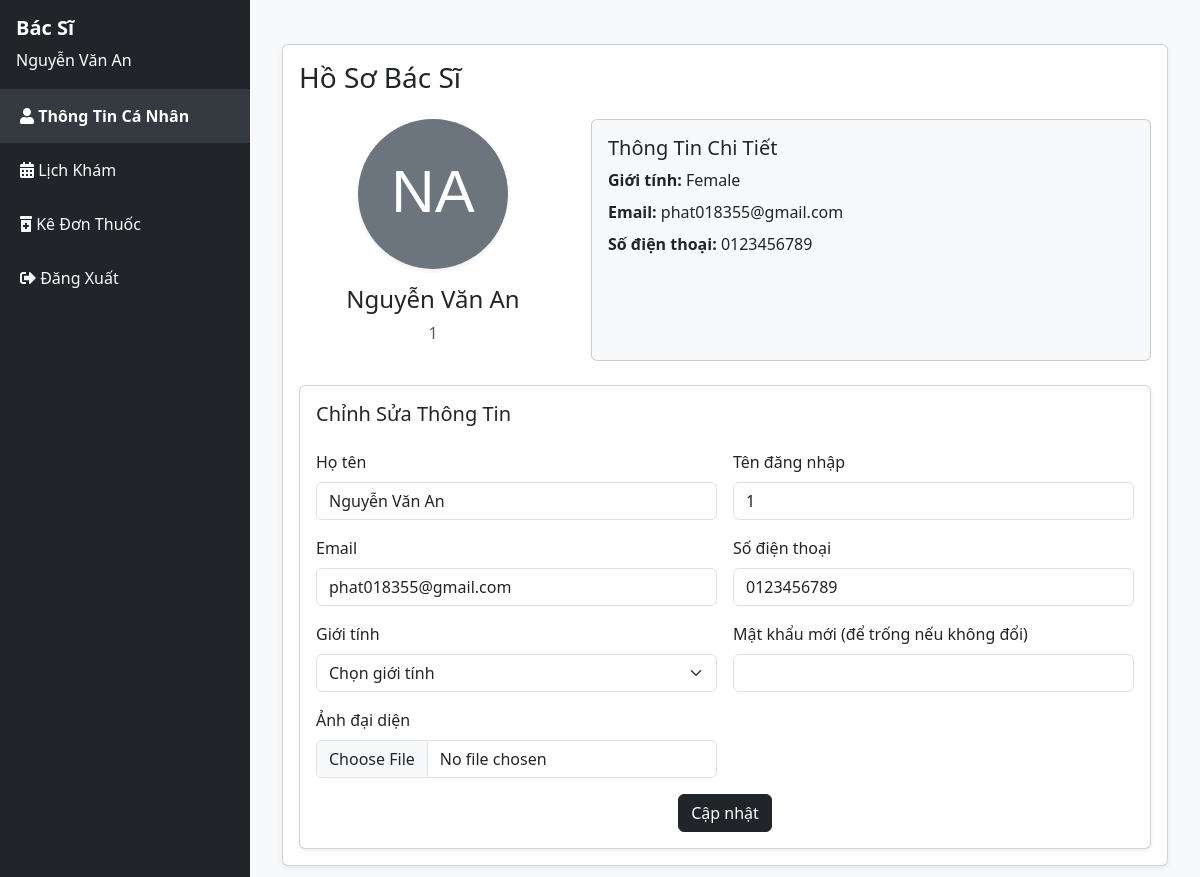
The app's page /doctor/index.php (signed in) with its own data.
### tables this page shows
CREATE TABLE `doctors` (
  `doctor_id` int(11) NOT NULL,
  `full_name` varchar(100) NOT NULL,
  `gender` enum('Male','Female','Other') DEFAULT NULL,
  `contact_phone` varchar(15) DEFAULT NULL,
  `email` varchar(100) DEFAULT NULL,
  `specialty` varchar(100) DEFAULT NULL,
  `username` varchar(50) NOT NULL,
  `password` varchar(255) NOT NULL,
  `created_at` timestamp NOT NULL DEFAULT current_timestamp(),
  `profile_image` varchar(255) DEFAULT NULL,
  `is_deleted` tinyint(1) DEFAULT 0
);

### doctor/profile.php (the view, shortened to what this page needs)
<?php
if (session_status() == PHP_SESSION_NONE) {
    session_start();
}require_once '../db.php';
try {
    $conn = new PDO("mysql:host=localhost;dbname=benhviensql", "root", "", [PDO::ATTR_ERRMODE => PDO::ERRMODE_EXCEPTION, PDO::MYSQL_ATTR_INIT_COMMAND => "SET NAMES utf8mb4"]);
} catch(PDOException $e) {
    $error_message = "Lỗi kết nối cơ sở dữ liệu: " . $e->getMessage();
    error_log($error_message);
}
$doctor_id = $_SESSION['doctor_id'];
try {
    $stmt = $conn->prepare("SELECT full_name, gender, contact_phone, email, username, profile_image FROM doctors WHERE doctor_id = :doctor_id");
    $stmt->execute([':doctor_id' => $doctor_id]);
    $doctor = $stmt->fetch(PDO::FETCH_ASSOC);
} catch(PDOException $e) {
    $error_message = "Lỗi khi lấy thông tin bác sĩ: " . $e->getMessage();
    error_log($error_message);
}
function generateInitialsSVG($full_name) {
    $initials = '';
    $words = explode(' ', trim($full_name));
    if (count($words) >= 2) {
        $initials = mb_substr($words[0], 0, 1, 'UTF-8') . mb_substr(end($words), 0, 1, 'UTF-8');
    } elseif (!empty($words)) {
        $initials = mb_substr($words[0], 0, 2, 'UTF-8');
    }
    $initials = strtoupper($initials);
    return <<<SVG
<svg width="150" height="150" viewBox="0 0 150 150" xmlns="http://www.w3.org/2000/svg">
    <circle cx="75" cy="75" r="75" fill="#6c757d"/>
    <text x="50%" y="50%" text-anchor="middle" dy=".3em" font-size="60" font-family="Arial, sans-serif" fill="#ffffff">$initials</text>
</svg>
SVG;
}
?>
<div class="container py-4">
    <div class="card shadow-sm">
        <div class="card-body">
            <h3 class="card-title text-dark mb-4">Hồ Sơ Bác Sĩ</h3>
            <div class="toast-container position-fixed top-0 end-0 p-3" style="z-index: 9999;"></div>
            <div class="row mb-4">
                <div class="col-md-4 text-center">
                    <?php if (empty($doctor['profile_image']) || !file_exists($doctor['profile_image'])): ?>
                        <div class="rounded-circle img-fluid shadow-sm d-inline-block" style="width: 150px; height: 150px;">
                            <?php echo generateInitialsSVG($doctor['full_name'] ?? ''); ?>
                        </div>
                    <?php else: ?>
                        <img src="<?php echo htmlspecialchars($doctor['profile_image']); ?>?t=<?php echo time(); ?>"
                             id="profileImage" class="rounded-circle img-fluid shadow-sm" style="width: 150px; height: 150px; object-fit: cover;" alt="Ảnh đại diện">
                    <?php endif; ?>
                    <h4 class="mt-3 text-dark" id="profileFullName"><?php echo htmlspecialchars($doctor['full_name'] ?? ''); ?></h4>
                    <p class="text-muted" id="profileUsername"><?php echo htmlspecialchars($doctor['username'] ?? ''); ?></p>
                </div>
                <div class="col-md-8">
                    <div class="card bg-light h-100">
                        <div class="card-body">
                            <h5 class="card-title text-dark">Thông Tin Chi Tiết</h5>
                            <p class="mb-2"><strong>Giới tính:</strong> <span id="profileGender"><?php echo htmlspecialchars($doctor['gender'] ?? 'Chưa cập nhật'); ?></span></p>
                            <p class="mb-2"><strong>Email:</strong> <span id="profileEmail"><?php echo htmlspecialchars($doctor['email'] ?? 'Chưa cập nhật'); ?></span></p>
                            <p class="mb-2"><strong>Số điện thoại:</strong> <span id="profilePhone"><?php echo htmlspecialchars($doctor['contact_phone'] ?? 'Chưa cập nhật'); ?></span></p>
                        </div>
                    </div>
                </div>
            </div>
            <div class="card shadow-sm mt-4">
                <div class="card-body">
                    <h5 class="card-title text-dark mb-4">Chỉnh Sửa Thông Tin</h5>
                    <form id="profileForm" class="row g-3" enctype="multipart/form-data">
                        <div class="col-md-6">
                            <label for="full_name" class="form-label text-dark">Họ tên</label>
                            <input type="text" class="form-control" id="full_name" name="full_name" value="<?php echo htmlspecialchars($doctor['full_name'] ?? ''); ?>" required>
                        </div>
                        <div class="col-md-6">
                            <label for="username" class="form-label text-dark">Tên đăng nhập</label>
                            <input type="text" class="form-control" id="username" name="username" value="<?php echo htmlspecialchars($doctor['username'] ?? ''); ?>" required>
                        </div>
                        <div class="col-md-6">
                            <label for="email" class="form-label text-dark">Email</label>
                            <input type="email" class="form-control" id="email" name="email" value="<?php echo htmlspecialchars($doctor['email'] ?? ''); ?>" required>
                        </div>
                        <div class="col-md-6">
                            <label for="contact_phone" class="form-label text-dark">Số điện thoại</label>
                            <input type="text" class="form-control" id="contact_phone" name="contact_phone" value="<?php echo htmlspecialchars($doctor['contact_phone'] ?? ''); ?>" required>
                        </div>
                        <div class="col-md-6">
                            <label for="gender" class="form-label text-dark">Giới tính</label>
                            <select class="form-select" id="gender" name="gender">
                                <option value="" <?php echo empty($doctor['gender']) ? 'selected' : ''; ?>>Chọn giới tính</option>
                            </select>
                        </div>
                        <div class="col-md-6">
                            <label for="password" class="form-label text-dark">Mật khẩu mới (để trống nếu không đổi)</label>
                            <input type="password" class="form-control" id="password" name="password">
                        </div>
                        <div class="col-md-6">
                            <label for="profile_image" class="form-label text-dark">Ảnh đại diện</label>
                            <input type="file" class="form-control" id="profile_image" name="profile_image" accept="image/png,image/jpeg,image/jpg">
                        </div>
                        <div class="col-12 text-center">
                            <button type="submit" class="btn btn-dark">Cập nhật</button>
                        </div>
                    </form>
                </div>
            </div>
        </div>
    </div>
</div>

### doctor/index.php (shortened to what this page needs)
<?php
require_once '../db.php';
try {
    $conn = new PDO("mysql:host=localhost;dbname=benhviensql", "root", "", [PDO::ATTR_ERRMODE => PDO::ERRMODE_EXCEPTION, PDO::MYSQL_ATTR_INIT_COMMAND => "SET NAMES utf8mb4"]);
} catch(PDOException $e) {
    $error_message = "Lỗi kết nối: " . $e->getMessage();
}
$doctor_id = $_SESSION['doctor_id'];
try {
    $stmt = $conn->prepare("SELECT full_name FROM doctors WHERE doctor_id = :doctor_id");
    $stmt->execute([':doctor_id' => $doctor_id]);
    $doctor = $stmt->fetch(PDO::FETCH_ASSOC);
} catch(PDOException $e) {
    $error_message = "Lỗi khi lấy thông tin bác sĩ: " . $e->getMessage();
}
$page = $_GET['page'] ?? 'profile';
?>
<!DOCTYPE html>
<html lang="vi">
<head>
    <link href="https://cdn.jsdelivr.net/npm/bootstrap@5.3.3/dist/css/bootstrap.min.css" rel="stylesheet">
    <link rel="stylesheet" href="https://cdnjs.cloudflare.com/ajax/libs/font-awesome/5.15.4/css/all.min.css">
</head>
<body>
    <div class="d-flex">
        <nav class="sidebar d-md-block d-none">
            <div class="p-3 border-bottom border-dark">
                <h2 class="fs-5 fw-bold text-white">Bác Sĩ</h2>
                <p class=" mb-0" style="color: white;"><?php echo htmlspecialchars($doctor['full_name']); ?></p>
            </div>
            <ul class="nav flex-column">
                <li class="nav-item">
                    <a href="?page=profile" class="nav-link <?php echo $page === 'profile' ? 'active' : ''; ?>">
                        <i class="fas fa-user mr-2"></i> Thông Tin Cá Nhân
                    </a>
                </li>
                <li class="nav-item">
                    <a href="?page=appointments" class="nav-link <?php echo $page === 'appointments' ? 'active' : ''; ?>">
                        <i class="fas fa-calendar-alt mr-2"></i> Lịch Khám
                    </a>
                </li>
                <li class="nav-item">
                    <a href="?page=prescription" class="nav-link <?php echo $page === 'prescription' ? 'active' : ''; ?>">
                        <i class="fas fa-prescription-bottle-alt mr-2"></i> Kê Đơn Thuốc
                    </a>
                </li>
                <li class="nav-item">
                    <a href="../logout.php" class="nav-link">
                        <i class="fas fa-sign-out-alt mr-2"></i> Đăng Xuất
                    </a>
                </li>
            </ul>
        </nav>
        <div class="content">
            <?php
            switch ($page) {
                case 'profile':
                    include 'profile.php';
                    break;
            }
            ?>
        </div>
    </div>
</body>
</html>

### doctor/index.php (style rules this page uses)
.sidebar { position: fixed; top: 0; left: 0; height: 100%; width: 250px; background-color: #212529; overflow-y: auto; }
.sidebar .nav-link { color: #f8f9fa; padding: 15px 20px; transition: background-color 0.3s, color 0.3s; }
.sidebar .nav-link.active { background-color: #343a40; color: #ffffff; font-weight: 600; }
.content { margin-left: 250px; padding: 20px; min-height: 100vh; background-color: #f8f9fa; }

### records on screen
doctors: full_name "Nguyễn Văn An", full_name "NA", username "1", gender "Female", email "phat018355@gmail.com", contact_phone "0123456789"
